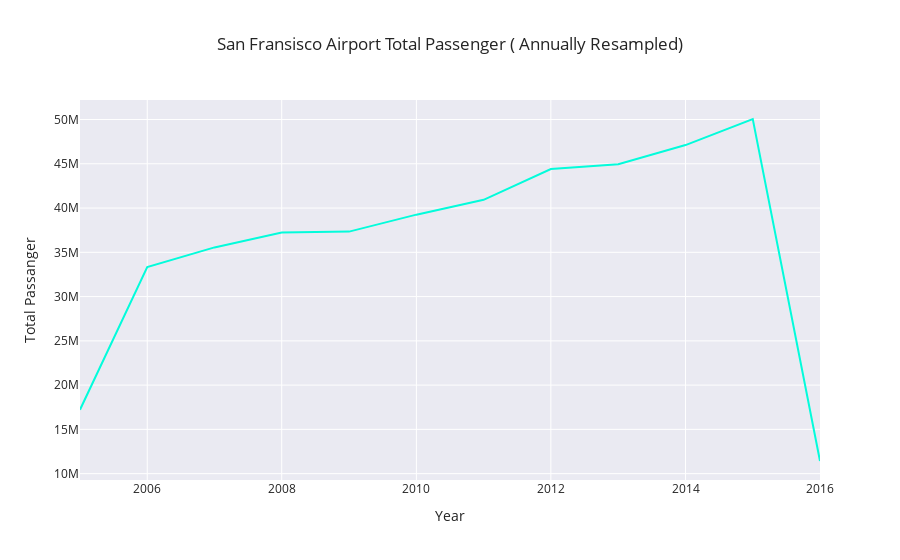

Write notebook code for a chart like this one.
### Code cell
import plotly.express as px
fig = px.line(data.sort_values(by=['Period'], ascending=[True]).reset_index(), x='Period', y='Passenger Count_sum', template='seaborn', title='San Fransisco Airport Total Passenger ( Annually Resampled)')
fig.update_xaxes(title_text='Year')
fig.update_yaxes(title_text='Total Passanger')
fig.update_traces(line=dict(color='#03fcdb'))
fig.show()

### Figure 1 — Plotly figure (JSON) as saved in the notebook; plotly's stock layout.template omitted (floating-point values rounded to 4 significant figures)
{"data": [{"hovertemplate": "Period=%{x}<br>Passenger Count_sum=%{y}<extra></extra>", "legendgroup": "", "line": {"color": "#03fcdb", "dash": "solid"}, "marker": {"symbol": "circle"}, "mode": "lines", "name": "", "orientation": "v", "showlegend": false, "type": "scatter", "x": ["2005-01-01T00:00:00", "2006-01-01T00:00:00", "2007-01-01T00:00:00", "2008-01-01T00:00:00", "2009-01-01T00:00:00", "2010-01-01T00:00:00", "2011-01-01T00:00:00", "2012-01-01T00:00:00", "2013-01-01T00:00:00", "2014-01-01T00:00:00", "2015-01-01T00:00:00", "2016-01-01T00:00:00"], "xaxis": "x", "y": [17222033, 33332970, 35554082, 37234678, 37338942, 39253999, 40927786, 44399885, 44945760, 47114631, 50057887, 11429847], "yaxis": "y"}], "layout": {"autosize": true, "legend": {"tracegroupgap": 0}, "title": {"text": "San Fransisco Airport Total Passenger ( Annually Resampled)"}, "xaxis": {"anchor": "y", "autorange": true, "domain": [0, 1], "range": ["2005-01-01", "2016-01-01"], "title": {"text": "Year"}, "type": "date"}, "yaxis": {"anchor": "x", "autorange": true, "domain": [0, 1], "range": [9284000.0, 52200000.0], "title": {"text": "Total Passanger"}, "type": "linear"}}}
